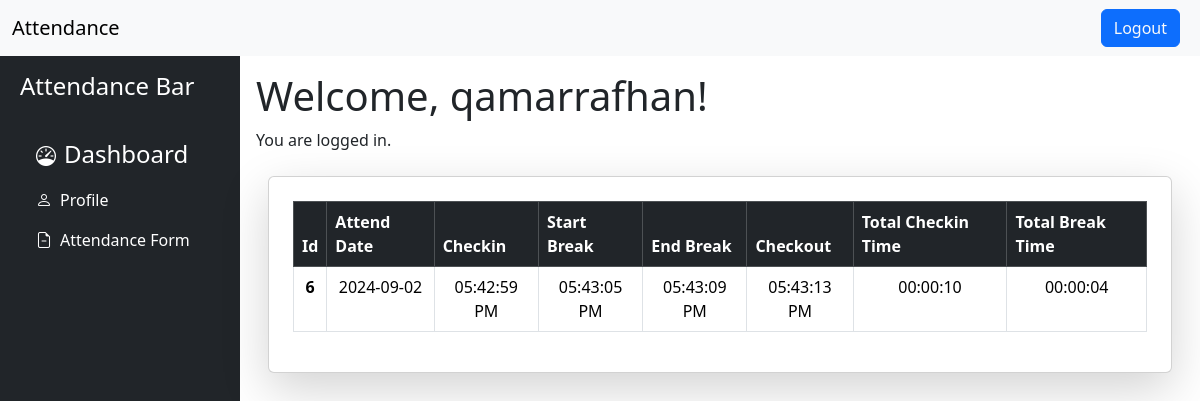
The page / (signed in) on the database its author committed.
### tables this page shows
CREATE TABLE `attendences` (
  `id` int(11) NOT NULL,
  `user_id` int(11) NOT NULL,
  `attend_date` date NOT NULL,
  `checkin` varchar(200) DEFAULT NULL,
  `break_in` varchar(200) DEFAULT NULL,
  `break_out` varchar(200) DEFAULT NULL,
  `checkout` varchar(200) DEFAULT NULL
);

### index.php (the view, shortened to what this page needs)
<!doctype html>
<html lang="en">
<head>
  <link href="https://cdn.jsdelivr.net/npm/bootstrap@5.3.3/dist/css/bootstrap.min.css" rel="stylesheet">
  <link rel="stylesheet" href="https://cdn.jsdelivr.net/npm/bootstrap-icons@1.11.3/font/bootstrap-icons.min.css">
</head>
<body>
  <nav class="navbar navbar-expand-lg bg-body-tertiary">
    <div class="container-fluid">
      <a class="navbar-brand" href="index.php">Attendance</a>
      <button class="navbar-toggler" type="button" data-bs-toggle="collapse" data-bs-target="#navbarSupportedContent" aria-controls="navbarSupportedContent" aria-expanded="false" aria-label="Toggle navigation">
        <div class="collapse navbar-collapse" id="navbarSupportedContent">
          <form class="d-flex">
            <?php if (isset($_SESSION['user_id'])): ?>
              <button class="btn btn-primary mx-2 " type="button"><a class="text-decoration-none text-light" href="logout.php">Logout</a></button>
            <?php endif; ?>
          </form>
        </div>
    </div>
  </nav>
  <div class="container-fluid">
    <div class="row flex-nowrap">
      <div class="bg-dark col-auto col-md-2 min-vh-100" style="width: 20%;">
        <div class="bg-dark p-2">
          <a class="d-flex text-decoration-none mt-1 align-item-center text-white">
            <span class="fs-4 d-none d-sm-inline">Attendance Bar</span>
          </a>
          <ul class="nav nav-pills flex-column mt-4">
            <li class="nav-item">
              <a href="" class="nav-link text-white">
                <i class="fs-5  bi bi-speedometer"></i><span class="fs-4 ms-2 d-none d-sm-inline">Dashboard</span>
              </a>
            </li>
            <li class="nav-item">
              <a href="profile.php" class="nav-link text-white">
                <i class="fs-8 bi bi-person"></i><span class="fs-7 ms-2 d-none d-sm-inline">Profile</span>
              </a>
            </li>
            <li class="nav-item">
              <a href="attend.php" class="nav-link text-white">
                <i class="fs-8 bi bi-file-earmark-minus"></i><span class="fs-7 ms-2 d-none d-sm-inline">Attendance Form</span>
              </a>
            </li>
          </ul>
        </div>
      </div>
      <div class="p-3" style="width: 80%;">
        <h1>Welcome, <?php echo htmlspecialchars($_SESSION['username']); ?>!</h1>
        <p> You are logged in.</p>
        <div class="container  my-4">
          <div class="card p-4 shadow-lg">
            <table class="table table-bordered">
              <thead class="table-dark">
                <tr>
                  <th scope="col">Id</th>
                  <th scope="col">Attend Date</th>
                  <th scope="col">Checkin</th>
                  <th scope="col">Start Break</th>
                  <th scope="col">End Break</th>
                  <th scope="col">Checkout</th>
                  <th scope="col">Total Checkin Time</th>
                  <th scope="col">Total Break Time</th>
                </tr>
              </thead>
              <tbody class="text-center">
                <?php
                include('connection.php');
                $userId = $_SESSION['user_id'];
                $sql = "SELECT * FROM attendences WHERE user_id = $userId";
                $result = mysqli_query($conn, $sql);
                $displayTimeZone = new DateTimeZone("Asia/Karachi");
                if ($result) {
                  while ($row = mysqli_fetch_assoc($result)) {
                    $originalTimeZone = new DateTimeZone("America/New_York");
                    $id = $_SESSION['user_id'];
                    $attend_date = $row['attend_date'];
                    $checkin = $row['checkin'];
                    $break_in = $row['break_in'];
                    $break_out = $row['break_out'];
                    $checkout = $row['checkout'];
                    $checkinDateTime = new DateTime($checkin, $originalTimeZone);
                    $checkinDateTime->setTimezone($displayTimeZone);
                    $checkinFormatted = $checkinDateTime->format('h:i:s A');
                    $breakinFormatted = '';
                    if (isset($row['break_in'])) {
                        $breakinDateTime = new DateTime($break_in, $originalTimeZone);
                        $breakinDateTime->setTimezone($displayTimeZone);
                        $breakinFormatted = $breakinDateTime->format('h:i:s A');
                    }
                    $breakoutFormatted = '';
                    if (isset($row['break_out'])) {
                        $breakoutDateTime = new DateTime($break_out, $originalTimeZone);
                        $breakoutDateTime->setTimezone($displayTimeZone);
                        $breakoutFormatted = $breakoutDateTime->format('h:i:s A');
                    }
                    $checkoutFormatted = '';
                    if (isset($row['checkout'])) {
                        $checkoutDateTime = new DateTime($checkout, $originalTimeZone);
                        $checkoutDateTime->setTimezone($displayTimeZone);
                        $checkoutFormatted = $checkoutDateTime->format('h:i:s A');
                    }
                    $totalBreakTime = '';
                    if (!empty($breakinFormatted) && !empty($breakoutFormatted)) {
                        $breakinDateTime = new DateTime($break_in);
                        $breakoutDateTime = new DateTime($break_out);
                        $interval = $breakinDateTime->diff($breakoutDateTime);
                        $totalBreakTime = $interval->format('%H:%I:%S');
                    }
                    $totalLoginTime = '';
                    if (!empty($checkin) && !empty($checkout)) {
                        $checkinDateTime = new DateTime($checkin);
                        $checkoutDateTime = new DateTime($checkout);
                        $totalInterval = $checkinDateTime->diff($checkoutDateTime);
                        if (!empty($totalBreakTime)) {
                            $totalLoginInterval = $totalInterval->format('%H:%I:%S');
                            $totalLoginTime = (new DateTime($totalLoginInterval))
                                ->diff(new DateTime($totalBreakTime))
                                ->format('%H:%I:%S');
                        } else {
                            $totalLoginTime = $totalInterval->format('%H:%I:%S');
                        }
                    }
                    echo '<tr>
                        <th scope="row">' . $id . '</th>
                        <td>' . $attend_date . '</td>
                        <td>' . $checkinFormatted . '</td>
                        <td>' . $breakinFormatted . '</td>
                        <td>' . $breakoutFormatted . '</td>
                        <td>' . $checkoutFormatted . '</td>
                        <td>' . $totalLoginTime . '</td>
                        <td>' . $totalBreakTime . '</td>
                    </tr>';
                }
                  }
                 else {
                  echo "<tr><td colspan='4'>No records found.</td></tr>";
                }
                ?>
              </tbody>
            </table>
          </div>
        </div>
      </div>
    </div>
  </div>
</body>
</html>

### rows shown on the page
attendences: id "6", attend_date "2024-09-02", checkin "05:42:59 PM", break_in "05:43:05 PM", break_out "05:43:09 PM", checkout "05:43:13 PM", totalLoginTime "00:00:10", totalBreakTime "00:00:04"

### other values the page prints
$_SESSION['username'] "qamarrafhan"
